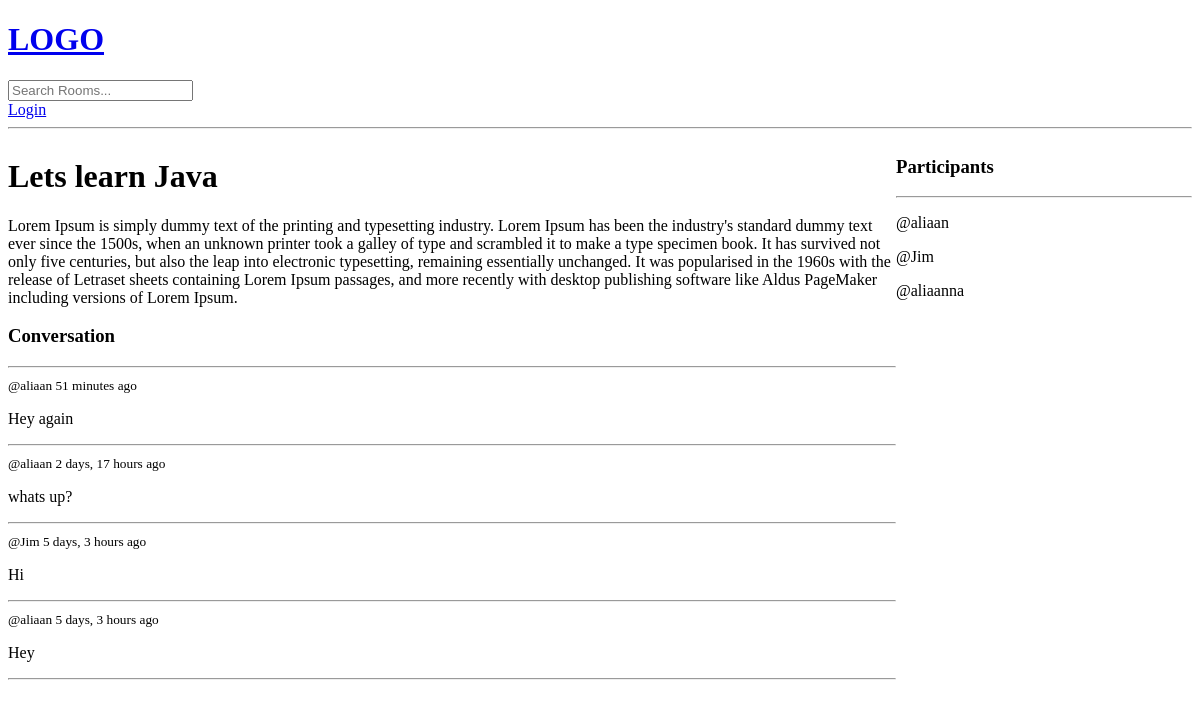
The app's page /room/1/, older data.
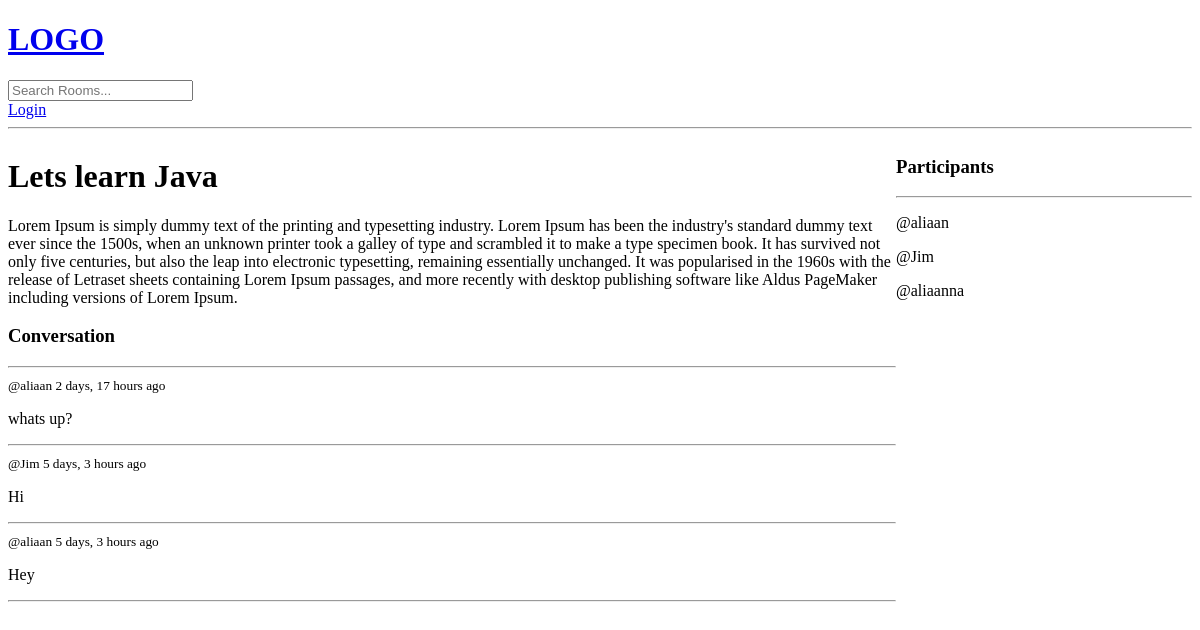
The same page, newer data.
### base/models.py (models this page shows, shortened)
class Room(models.Model):
    host = models.ForeignKey(User, on_delete=models.SET_NULL, null = True) # The actual user that is connected. Relationship to a host.
    topic = models.ForeignKey(Topic, on_delete=models.SET_NULL, null = True) # A topic can have multiple rooms, but a room can only have one topic.
    name = models.CharField(max_length = 200) # Name of the room.
    description = models.TextField(null = True, blank = True) # Description of room. Makes sure the values can be left blank.
    participants = models.ManyToManyField(User, related_name='participants', blank = True)  # Stores all the users active in a room. Creates a many to many relationship.
    updated = models.DateTimeField(auto_now = True) # Takes a snapshot of anytime the table (model instance) is updated. Takes a timestamp every time room is updated.
    created = models.DateTimeField(auto_now_add = True) # Takes a timestamp of when the instance was created.
    class Meta:
        ordering = ['-updated', '-created']

class Message(models.Model):
    user = models.ForeignKey(User, on_delete=models.CASCADE) # User that is sending the message. Import user model from the django library.
    room = models.ForeignKey(Room, on_delete=models.CASCADE) # When the parent (room) is deleted, the children (messages) are also deleted.
    body = models.TextField() # the actual message
    updated = models.DateTimeField(auto_now = True) # Takes a snapshot of anytime the table (model instance) is updated. Takes a timestamp every time room is updated.
    created = models.DateTimeField(auto_now_add = True) # Takes a timestamp of when the instance was created.

### base/views.py (the view, shortened to what this page needs)
# urls.py: path("room/<str:pk>/", views.room, name = "room"),
def room(request, pk):
    room = Room.objects.get(id=pk)
    room_messages = room.message_set.all().order_by('-created')
    participants = room.participants.all()
    context = {"room" : room, "room_messages" : room_messages, "participants" : participants}
    return render(request, "base/room.html", context)

### base/templates/base/room.html (shortened to what this page needs)
{% extends "main.html" %}
{% block content %}
<div class = "room-container">
    <div>
        <h1>{{room.name}}</h1>
        <p>{{room.description}}</p>
        <div class = "comment-wrapper">
            <h3>Conversation</h3>
            <hr>
            {% for message in room_messages %}
                <div>
                    <small>@{{message.user}} {{message.created | timesince}} ago </small>
                    <p>{{message.body}}</p>
                    <hr>
                </div>
            {% endfor %}
        </div>
    </div>
    <div>
        <h3>Participants</h3>
        <hr>
        {% for user in participants %}
            <div>
                <p>@{{user.username}}</p>
            </div>
        {% endfor %}
    </div>
</div>
{% endblock content %}

### templates/main.html (shortened to what this page needs)
<!DOCTYPE html>
<html lang="en">
<head>
</head>
<body>
    {% include "navbar.html" %}
    {% block content %}
    {% endblock %}
</body>
</html>

### templates/navbar.html
<a href = "/">
    <h1>LOGO</h1>
</a>
<form method = "GET" action = "{% url 'home' %}">
    <input type = "text" name = "q" placeholder = "Search Rooms..." />
</form>
{% if request.user.is_authenticated %}
<p>Hello {{request.user}}</p>
<a href = "{% url 'logout' %}">Logut</a>
{% else %}
<a href = "{% url 'login' %}">Login</a>
{% endif %}
<hr>

### base/templates/base/room.html (style rules this page uses)
.room-container { display: grid; grid-template-columns: 3fr 1fr; }

Row changes from the older to the newer data that the page shows:
removed Message: user "aliaan", created "51 minutes", body "Hey again"
